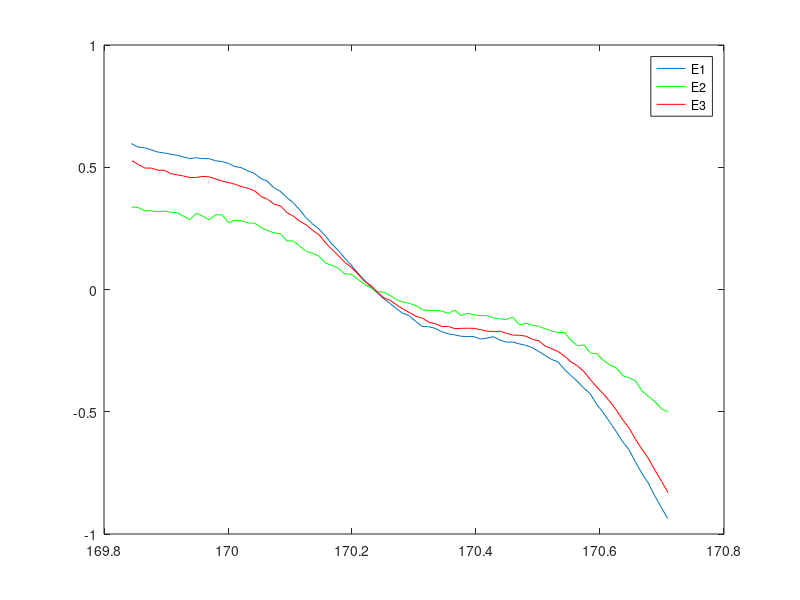
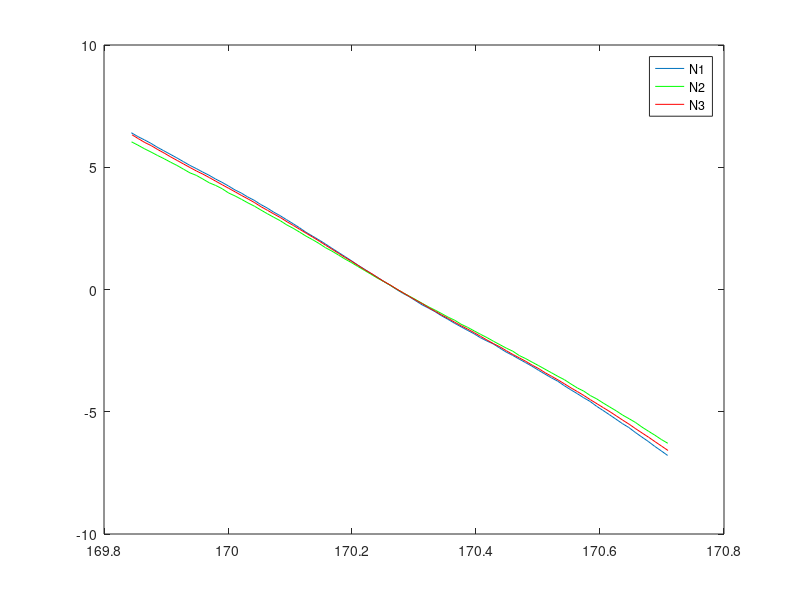
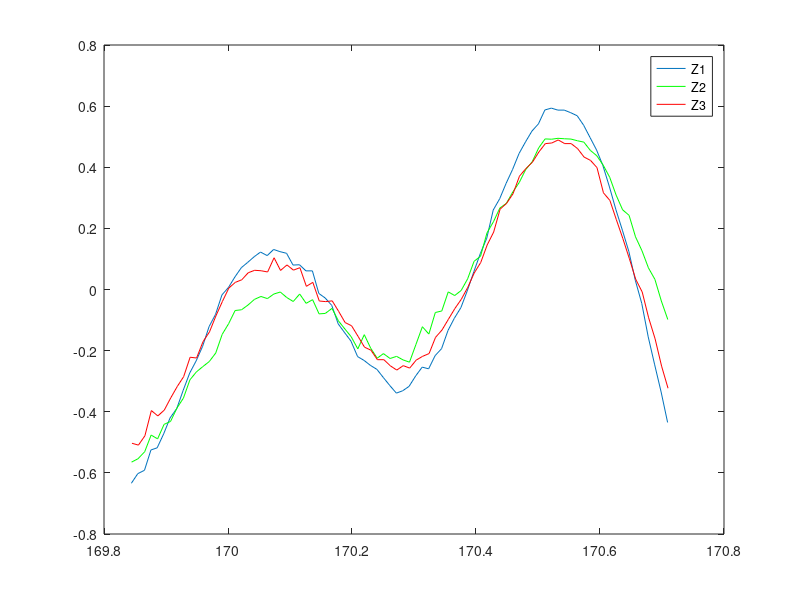

Recreate these plots in MATLAB, in order.
%% Plot June 2008 Columbia Survey Data
cd C:\MyFiles\Columbia\Field_2008\Survey
load CG190608A-111.txt
load CG190608A-222.txt
load CG190608A-333.txt
%% Separate variables
T1 = CG190608A_111(:,2);
E1 = CG190608A_111(:,3);
N1 = CG190608A_111(:,4);
Z1 = CG190608A_111(:,5);

T2 = CG190608A_222(:,2);
E2 = CG190608A_222(:,3);
N2 = CG190608A_222(:,4);
Z2 = CG190608A_222(:,5);

T3 = CG190608A_333(:,2);
E3 = CG190608A_333(:,3);
N3 = CG190608A_333(:,4);
Z3 = CG190608A_333(:,5);
%% Plot trajectories
figure(1)
plot(T1,E1-mean(E1))
hold on
plot(T2,E2-mean(E2),'g')
plot(T3,E3-mean(E3),'r')
legend('E1','E2','E3')

figure(2)
plot(T1,N1-mean(N1))
hold on
plot(T2,N2-mean(N2),'g')
plot(T3,N3-mean(N3),'r')
legend('N1','N2','N3')

figure(3)
plot(T1,Z1-mean(Z1))
hold on
plot(T2,Z2-mean(Z2),'g')
plot(T3,Z3-mean(Z3),'r')
legend('Z1','Z2','Z3')


%% Shad's calc: m1v = sqrt((diff(motion_08(2:end,2).^2)) + diff((motion_08(2:end,3).^2)))